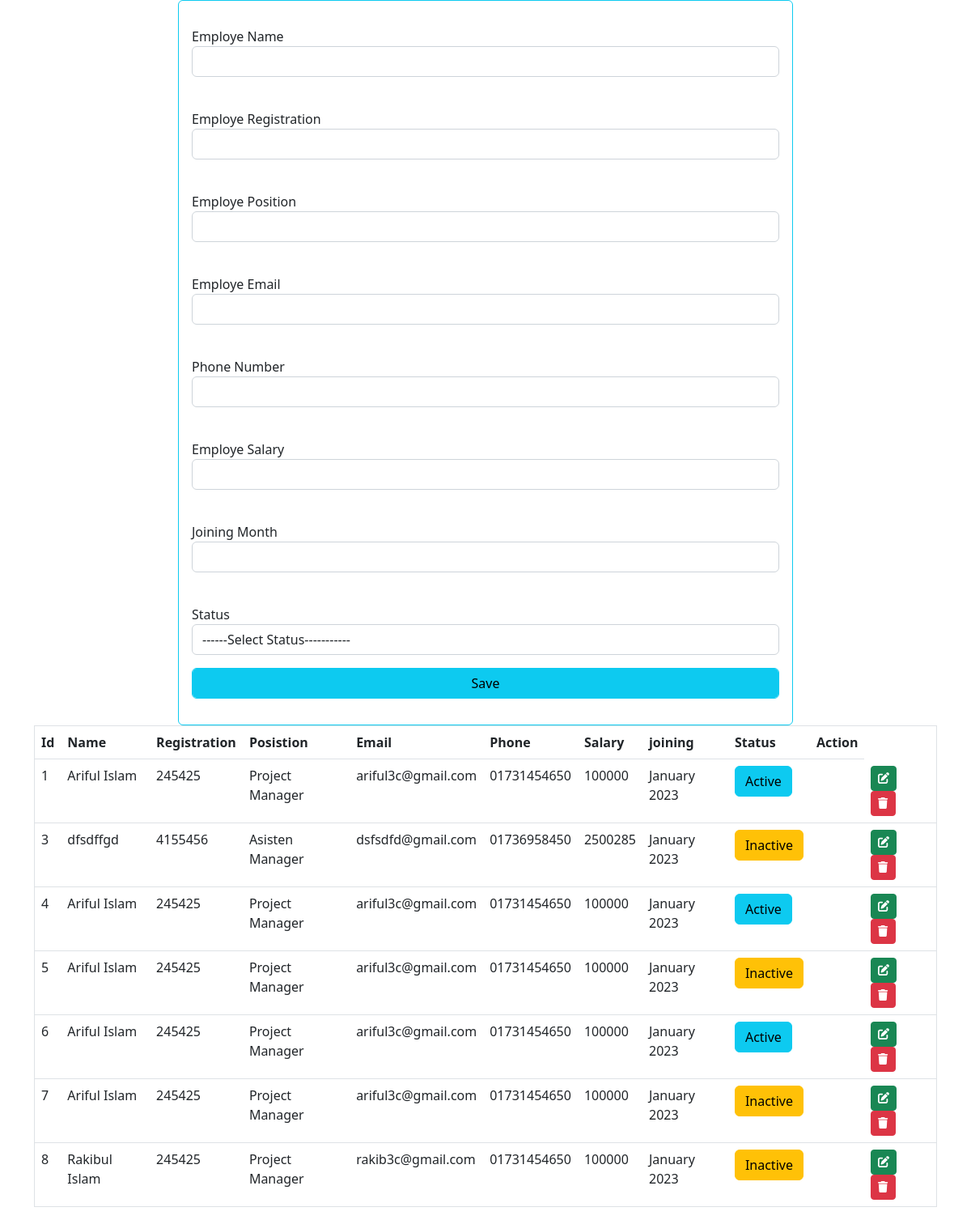
The app's page /assessment_02/index.php with its own data.
### tables this page shows
CREATE TABLE `tbl_employe` (
  `id` int(16) NOT NULL,
  `name` varchar(250) NOT NULL,
  `reg` varchar(200) NOT NULL,
  `position` varchar(50) NOT NULL,
  `email` varchar(60) NOT NULL,
  `phone` varchar(18) NOT NULL,
  `salary` int(10) NOT NULL,
  `joining_month` varchar(30) NOT NULL,
  `status` int(5) NOT NULL
);

### assessment_02/Classess.php (called while the page is built, shortened)
<?php
    class Student{
        private $con ="";
        public function __construct(){
            $qur = $this->con = new mysqli('localhost','root','','devxpart');
        }
        public function show(){
            $qur =  $this->con->query('SELECT * FROM tbl_employe');
            return  $qur;
         }
    }
?>

### assessment_02/index.php (the view, shortened to what this page needs)
<!DOCTYPE html>
<html lang="en">
<head>
    <link rel="stylesheet" href="https://cdn.jsdelivr.net/npm/bootstrap@5.2.3/dist/css/bootstrap.min.css">
    <link rel="stylesheet" href="https://cdnjs.cloudflare.com/ajax/libs/font-awesome/6.3.0/css/all.min.css">
</head>
<body>
    <div class="container">
        <div class="row">
            <div class="col-md-8 offset-2 border border-info p-3 rounded">
            <?php
                include 'Classess.php';
                $clsObj = new Student;
    ?>
                <form action="index.php" method="post">
                <div class="form-group my-3">
                    <label for="name">Employe Name</label>
                    <input type="text" id="name" name="name" class="form-control"><br>
                </div>
                <div class="form-group my-3">
                    <label for="reg">Employe Registration</label>
                    <input type="text" id="reg" name="reg" class="form-control"><br>
                </div>
                <div class="form-group my-3">
                    <label for="position">Employe Position</label>
                    <input type="text" id="position" name="position" class="form-control"><br>
                </div>
                <div class="form-group my-3">
                    <label for="email">Employe Email</label>
                    <input type="text" id="email" name="email" class="form-control"><br>
                </div>
                <div class="form-group my-3">
                    <label for="phone">Phone Number</label>
                    <input type="text" id="phone" name="phone" class="form-control"><br>
                </div>
                <div class="form-group my-3">
                    <label for="salary">Employe Salary</label>
                    <input type="text" id="salary" name="salary" class="form-control"><br>
                </div>
                <div class="form-group my-3">
                    <label for="joining_month">Joining Month</label>
                    <input type="text" id="joining_month" name="joining_month" class="form-control"><br>
                </div>
                <div class="form-group my-3">
                    <label for="status">Status</label>
                    <select name="status" id="status" class="form-control">
                        <option value="">------Select Status-----------</option>
                    </select>
                </div>
                <div class="form-group my-3">
                    <button name="btn" class="btn btn-info form-control">Save</button>
                </div>
                </form>
            </div>
        </div>
    </div>
    <div class="container">
        <div class="row">
        <div class="col-md-12">
                <table class="table" border="1">
                    <thead>
                        <tr>
                            <th>Id</th>
                            <th>Name</th>
                            <th>Registration</th>
                            <th>Posistion</th>
                            <th>Email</th>
                            <th>Phone</th>
                            <th>Salary</th>
                            <th>joining</th>
                            <th>Status</th>
                            <th>Action</th>
                        </tr>
                    </thead>
                    <tbody>
                            <?php
                            $all = $clsObj->show();
                        while($data = $all->fetch_assoc()){
                            if($data["status"] == 1){
                                $status ='<a href="index.php?active='.$data["id"].'" class="btn btn-info btn-ms">Active</a>';
                            }
                            else{
                                $status ='<a href="index.php?inactive='.$data["id"].'" class="btn btn-warning btn-ms">Inactive</a>';
                            }
                            echo '<tr>
                            <td>'.$data["id"].'</td>
                            <td>'.$data["name"].'</td>
                            <td>'.$data["reg"].'</td>
                            <td>'.$data["position"].'</td>
                            <td>'.$data["email"].'</td>
                            <td>'.$data["phone"].'</td>
                            <td>'.$data["salary"].'</td>
                            <td>'.$data["joining_month"].'</td>
                            <td>'.$status.'<td>
                            <td><a href="edit.php?id='.$data["id"].'" class="btn btn-success btn-sm"><i class="fa fa-edit"></i></a><a href="index.php?  delete='.$data["id"].'" class="btn btn-danger btn-sm"><i class="fa fa-trash"></i></a><td>
                        </tr>';
                        }
                        ?>
                    </tbody>
                </table>
            </div>
        </div>
        </div>
</body>
</html>

### records on screen
tbl_employe: id "1", name "Ariful Islam", reg "245425", position "Project Manager", email "ariful3c@gmail.com", phone "01731454650", salary "100000", joining_month "January 2023"
tbl_employe: id "3", name "dfsdffgd", reg "4155456", position "Asisten Manager", email "dsfsdfd@gmail.com", phone "01736958450", salary "2500285", joining_month "January 2023"
tbl_employe: id "4", name "Ariful Islam", reg "245425", position "Project Manager", email "ariful3c@gmail.com", phone "01731454650", salary "100000", joining_month "January 2023"
tbl_employe: id "5", name "Ariful Islam", reg "245425", position "Project Manager", email "ariful3c@gmail.com", phone "01731454650", salary "100000", joining_month "January 2023"
tbl_employe: id "6", name "Ariful Islam", reg "245425", position "Project Manager", email "ariful3c@gmail.com", phone "01731454650", salary "100000", joining_month "January 2023"
tbl_employe: id "7", name "Ariful Islam", reg "245425", position "Project Manager", email "ariful3c@gmail.com", phone "01731454650", salary "100000", joining_month "January 2023"
tbl_employe: id "8", name "Rakibul Islam", reg "245425", position "Project Manager", email "rakib3c@gmail.com", phone "01731454650", salary "100000", joining_month "January 2023"
